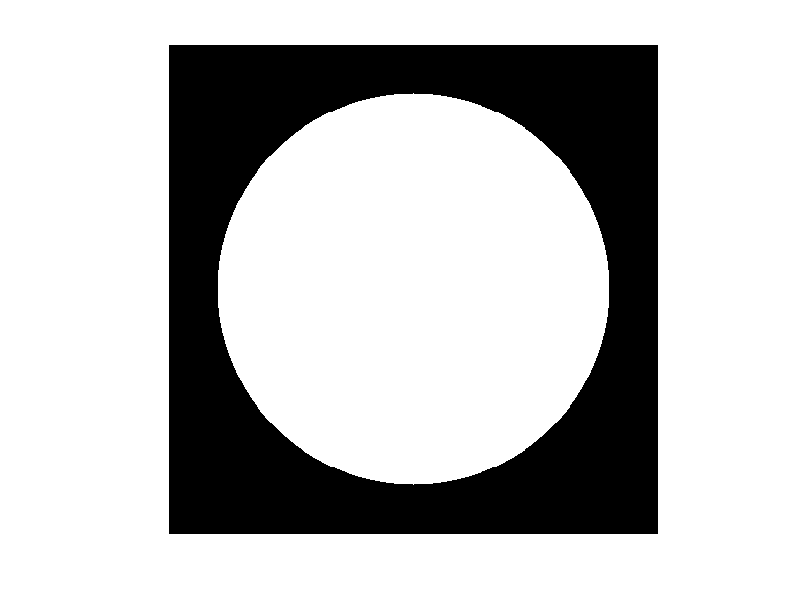

The MATLAB source for this figure:
cx = 250; 
cy = 250;
rad = 200;

[X, Y] = meshgrid(1:500, 1:500);  % Creates matrices for x and y coordinates
distance = sqrt((X - cx).^2 + (Y - cy).^2);  % Calculate distances efficiently
A = distance <= rad;  % Set elements within radius to 1

imshow(A);
